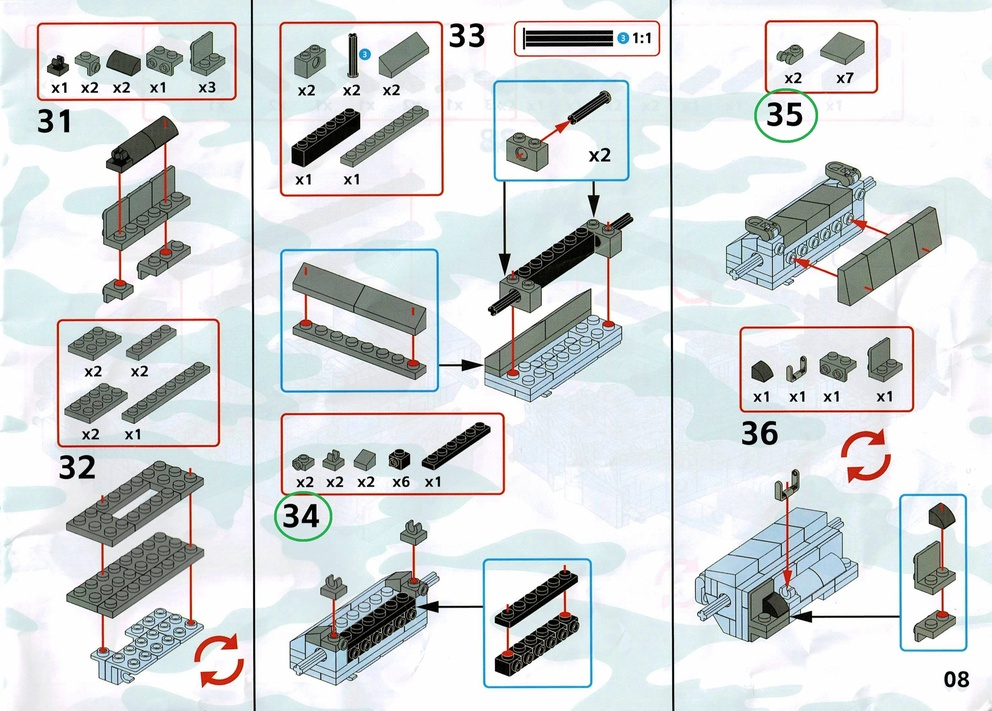
#> input picture docs/AssemblyDiagram_sample/AssemblyDiagram_annotated.jpg, 992 x 711 px, shrunk from 3000 x 2150 before the run
$ python -i analyze_annotations.py   (imports and definitions only)
#> lines starting #> are read from the running program, lines starting #| are printed output that depends on the picture; after the words box and inside, x2 and y2 are one past the last pixel; in counts of white or black regions, pixels touching at a corner belong together
"""
アノテーション画像から34と35の位置を特定し、検出結果と比較する分析スクリプト
"""

import cv2
import numpy as np
from pathlib import Path
import json


def find_green_circles(image_path):
    """
    緑の円を検出してその中心座標を返す
    """
    image = cv2.imread(str(image_path))
#> image is the input picture: shape (711, 992, 3); mean B, G, R 218.6, 217.2, 212.7
    if image is None:
        raise ValueError(f"Failed to load image: {image_path}")

    # HSV色空間に変換
    hsv = cv2.cvtColor(image, cv2.COLOR_BGR2HSV)
#> hsv: shape (711, 992, 3); mean H, S, V 77.4, 20.2, 222.6

    # 緑色の範囲
    lower_green = np.array([40, 40, 40])
    upper_green = np.array([80, 255, 255])

    mask = cv2.inRange(hsv, lower_green, upper_green)
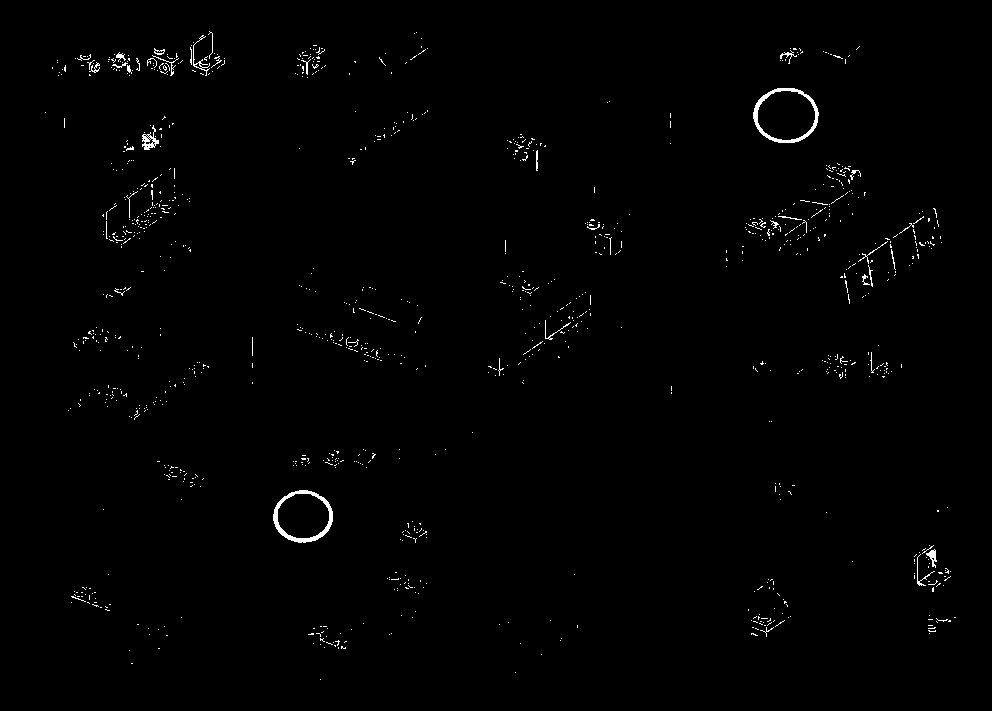
#> mask: shape (711, 992); 0.83% white in thin lines or dots, all inside (x1, y1, x2, y2) = (45, 31, 956, 680)

    # 輪郭検出
    contours, _ = cv2.findContours(mask, cv2.RETR_EXTERNAL, cv2.CHAIN_APPROX_SIMPLE)
#> contours = 1117 contours, 1109 with area under 20; largest, box (x1, y1, x2, y2) and area: (753, 88, 819, 143) 2774, (273, 490, 333, 543) 2387, (142, 125, 159, 150) 160, (926, 549, 937, 568) 72, (193, 35, 210, 76) 46, (154, 48, 165, 55) 34, (116, 52, 126, 62) 24, (780, 50, 797, 64) 20

    circles = []
    for cnt in contours:
        # 面積が一定以上のものだけ
        area = cv2.contourArea(cnt)
        if area < 1000:
            continue

        # 外接矩形を取得
        x, y, w, h = cv2.boundingRect(cnt)

        # 中心座標
        center_x = x + w // 2
        center_y = y + h // 2

        circles.append({
            'center': (center_x, center_y),
            'bbox': (x, y, w, h),
            'area': area
        })
#> this loop made 1117 passes
#> (cnt, area) on passes 1 to 3: ([[320, 679]], 0), ([[515, 672]], 0), ([[131, 663], [132, 663]], 0)
#> after the loop, circles = 2 items

    return circles, mask


# [80 lines left out: functions check_overlap, point_in_bbox, main, not called in this run]


# [2 lines not run here, left out]

>>> result = find_green_circles('../docs/AssemblyDiagram_sample/AssemblyDiagram_annotated.jpg')
